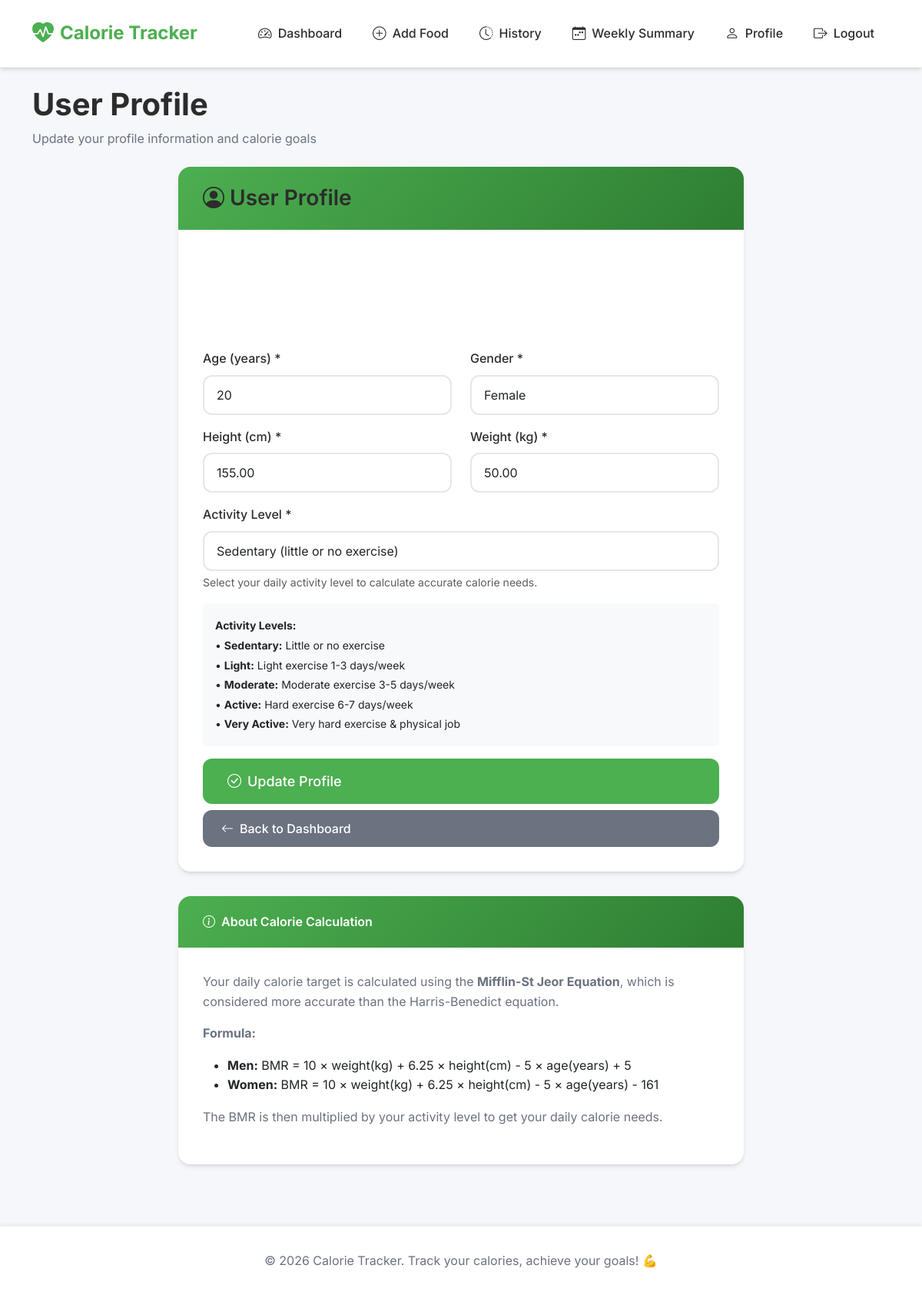
/profile/ (signed in), run on the app's committed database.
### tracker/models.py (models this page shows, shortened)
class UserProfile(models.Model):
    ACTIVITY_LEVELS = [
        ('sedentary', 'Sedentary (little or no exercise)'),
        ('light', 'Lightly active (light exercise 1-3 days/week)'),
        ('moderate', 'Moderately active (moderate exercise 3-5 days/week)'),
        ('active', 'Very active (hard exercise 6-7 days/week)'),
        ('very_active', 'Extra active (very hard exercise & physical job)'),
    ]
    GENDER_CHOICES = [
        ('male', 'Male'),
        ('female', 'Female'),
    ]
    user = models.OneToOneField(User, on_delete=models.CASCADE, related_name='profile')
    age = models.PositiveIntegerField(validators=[MinValueValidator(1), MaxValueValidator(120)])
    gender = models.CharField(max_length=10, choices=GENDER_CHOICES)
    height = models.DecimalField(max_digits=5, decimal_places=2, help_text="Height in cm")
    weight = models.DecimalField(max_digits=5, decimal_places=2, help_text="Weight in kg")
    activity_level = models.CharField(max_length=20, choices=ACTIVITY_LEVELS, default='sedentary')
    daily_calorie_target = models.DecimalField(max_digits=7, decimal_places=2, null=True, blank=True)
    created_at = models.DateTimeField(auto_now_add=True)
    updated_at = models.DateTimeField(auto_now=True)
    class Meta:
        verbose_name = "User Profile"
        verbose_name_plural = "User Profiles"

### tracker/views.py (the view)
# urls.py: path('profile/', views.profile_view, name='profile'),
@login_required
def profile_view(request):
    user = request.user
    try:
        profile = user.profile
    except UserProfile.DoesNotExist:
        profile = None
    if request.method == 'POST':
        form = UserProfileForm(request.POST, instance=profile)
        if form.is_valid():
            profile = form.save(commit=False)
            profile.user = user
            profile.save()
            messages.success(request, 'Profile updated successfully!')
            return redirect('tracker:dashboard')
    else:
        form = UserProfileForm(instance=profile)
    return render(request, 'tracker/profile.html', {
        'form': form,
        'profile': profile
    })

### tracker/templates/tracker/profile.html (shortened to what this page needs)
{% extends 'tracker/base.html' %}
{% block content %}
<div class="page-header mb-4">
    <h1>User Profile</h1>
    <p>Update your profile information and calorie goals</p>
</div>
<div class="row">
    <div class="col-md-8 mx-auto">
        <div class="card">
            <div class="card-header">
                <h3 class="mb-0"><i class="bi bi-person-circle"></i> User Profile</h3>
            </div>
            <div class="card-body">
                <form method="post">
                    <div class="row">
                        <div class="col-md-6 mb-3">
                            <label for="{{ form.age.id_for_label }}" class="form-label">Age (years) *</label>
                            {{ form.age }}
                        </div>
                        <div class="col-md-6 mb-3">
                            <label for="{{ form.gender.id_for_label }}" class="form-label">Gender *</label>
                            {{ form.gender }}
                        </div>
                    </div>
                    <div class="row">
                        <div class="col-md-6 mb-3">
                            <label for="{{ form.height.id_for_label }}" class="form-label">Height (cm) *</label>
                            {{ form.height }}
                        </div>
                        <div class="col-md-6 mb-3">
                            <label for="{{ form.weight.id_for_label }}" class="form-label">Weight (kg) *</label>
                            {{ form.weight }}
                        </div>
                    </div>
                    <div class="mb-3">
                        <label for="{{ form.activity_level.id_for_label }}" class="form-label">Activity Level *</label>
                        {{ form.activity_level }}
                        <small class="text-muted d-block mt-1">{{ form.activity_level.help_text }}</small>
                        <div class="mt-3 p-3 bg-light rounded">
                            <small>
                                <strong>Activity Levels:</strong><br>
                                • <strong>Sedentary:</strong> Little or no exercise<br>
                                • <strong>Light:</strong> Light exercise 1-3 days/week<br>
                                • <strong>Moderate:</strong> Moderate exercise 3-5 days/week<br>
                                • <strong>Active:</strong> Hard exercise 6-7 days/week<br>
                                • <strong>Very Active:</strong> Very hard exercise & physical job
                            </small>
                        </div>
                    </div>
                    <div class="d-grid gap-2">
                        <button type="submit" class="btn btn-primary btn-lg">
                            <i class="bi bi-check-circle"></i> Update Profile
                        </button>
                        <a href="{% url 'tracker:dashboard' %}" class="btn btn-secondary">
                            <i class="bi bi-arrow-left"></i> Back to Dashboard
                        </a>
                    </div>
                </form>
            </div>
        </div>
        <div class="card mt-4">
            <div class="card-header">
                <h6 class="mb-0"><i class="bi bi-info-circle"></i> About Calorie Calculation</h6>
            </div>
            <div class="card-body">
                <p>Your daily calorie target is calculated using the <strong>Mifflin-St Jeor Equation</strong>, which is considered more accurate than the Harris-Benedict equation.</p>
                <p><strong>Formula:</strong></p>
                <ul>
                    <li><strong>Men:</strong> BMR = 10 × weight(kg) + 6.25 × height(cm) - 5 × age(years) + 5</li>
                    <li><strong>Women:</strong> BMR = 10 × weight(kg) + 6.25 × height(cm) - 5 × age(years) - 161</li>
                </ul>
                <p>The BMR is then multiplied by your activity level to get your daily calorie needs.</p>
            </div>
        </div>
    </div>
</div>
{% endblock %}

### static/css/style.css (style rules this page uses)
:root { --primary: #4CAF50; --primary-dark: #2E7D32; --primary-light: #81C784; --secondary: #2E7D32; --background: #F5F7FA; --text-primary: #2C2C2C; --text-secondary: #6B7280; --text-muted: #9CA3AF; --white: #FFFFFF; --success: #10B981; --warning: #F59E0B; --danger: #EF4444; --info: #3B82F6; --shadow-sm: 0 1px 2px 0 rgba(0, 0, 0, 0.05); --shadow-md: 0 4px 6px -1px rgba(0, 0, 0, 0.1), 0 2px 4px -1px rgba(0, 0, 0, 0.06); --shadow-lg: 0 10px 15px -3px rgba(0, 0, 0, 0.1), 0 4px 6px -2px rgba(0, 0, 0, 0.05); --shadow-xl: 0 20px 25px -5px rgba(0, 0, 0, 0.1), 0 10px 10px -5px rgba(0, 0, 0, 0.04); --spacing-xs: 0.5rem; --spacing-sm: 1rem; --spacing-md: 1.5rem; --spacing-lg: 2rem; --spacing-xl: 3rem; --radius-sm: 8px; --radius-md: 12px; --radius-lg: 16px; --radius-xl: 24px; --transition-fast: 0.15s ease; --transition-base: 0.3s ease; --transition-slow: 0.5s ease; }
* { margin: 0; padding: 0; box-sizing: border-box; }
body { font-family: 'Inter', -apple-system, BlinkMacSystemFont, 'Segoe UI', sans-serif; background-color: var(--background); color: var(--text-primary); line-height: 1.6; -webkit-font-smoothing: antialiased; -moz-osx-font-smoothing: grayscale; }
h1, h2, h3, h4, h5, h6 { font-weight: 600; color: var(--text-primary); line-height: 1.2; margin-bottom: var(--spacing-sm); }
p { color: var(--text-secondary); margin-bottom: var(--spacing-sm); }
a { color: var(--primary); text-decoration: none; transition: color var(--transition-fast); }
.card { background: var(--white); border: none; border-radius: var(--radius-lg); box-shadow: var(--shadow-md); margin-bottom: var(--spacing-lg); overflow: hidden; transition: all var(--transition-base); }
.card-header { background: linear-gradient(135deg, var(--primary) 0%, var(--primary-dark) 100%); color: var(--white); padding: var(--spacing-md) var(--spacing-lg); border-bottom: none; font-weight: 600; }
.card-header h5, .card-header h6 { color: var(--white); margin: 0; display: flex; align-items: center; gap: 0.5rem; }
.card-body { padding: var(--spacing-lg); }
.btn { border-radius: var(--radius-md); font-weight: 500; padding: 0.75rem 1.5rem; transition: all var(--transition-base); border: none; display: inline-flex; align-items: center; gap: 0.5rem; cursor: pointer; }
.btn-primary { background: var(--primary); color: var(--white); box-shadow: var(--shadow-sm); }
.btn-secondary { background: var(--text-secondary); color: var(--white); }
.btn-lg { padding: 1rem 2rem; font-size: 1.125rem; }
.form-control, .form-select { border-radius: var(--radius-md); border: 2px solid #E5E7EB; padding: 0.75rem 1rem; transition: all var(--transition-base); font-family: 'Inter', sans-serif; }
.form-label { font-weight: 500; color: var(--text-primary); margin-bottom: 0.5rem; display: block; }
.card, .stat-card { animation: fadeInUp 0.5s ease-out; }
.page-header { margin-bottom: var(--spacing-lg); }
.page-header h1, .page-header h2 { color: var(--text-primary); font-weight: 700; margin-bottom: var(--spacing-xs); }
.page-header p { color: var(--text-secondary); margin: 0; }
.btn, .card, .stat-card { position: relative; overflow: hidden; }
html { scroll-behavior: smooth; }
.card-body > * { animation: fadeIn 0.4s ease-out; }

### data on the page
UserProfile: age "20", gender "Female", height "155.00", weight "50.00", activity_level "Sedentary (little or no exercise)"
